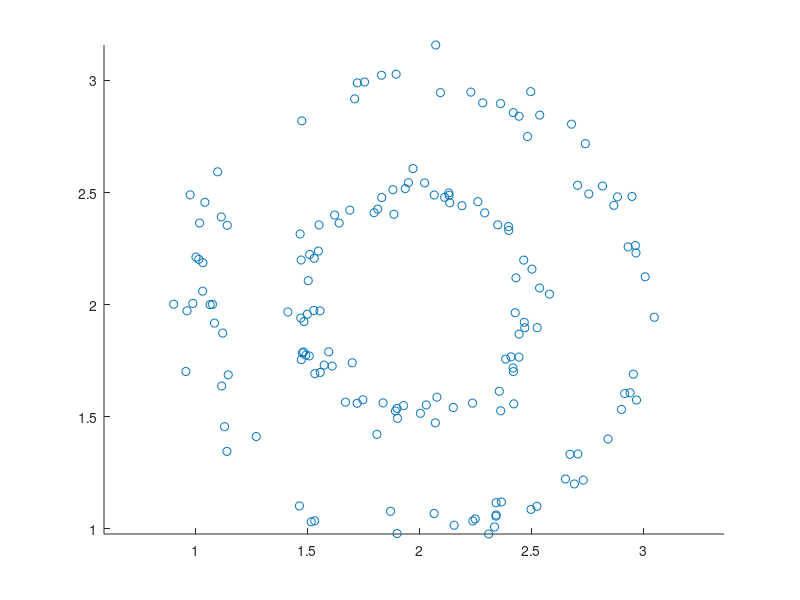
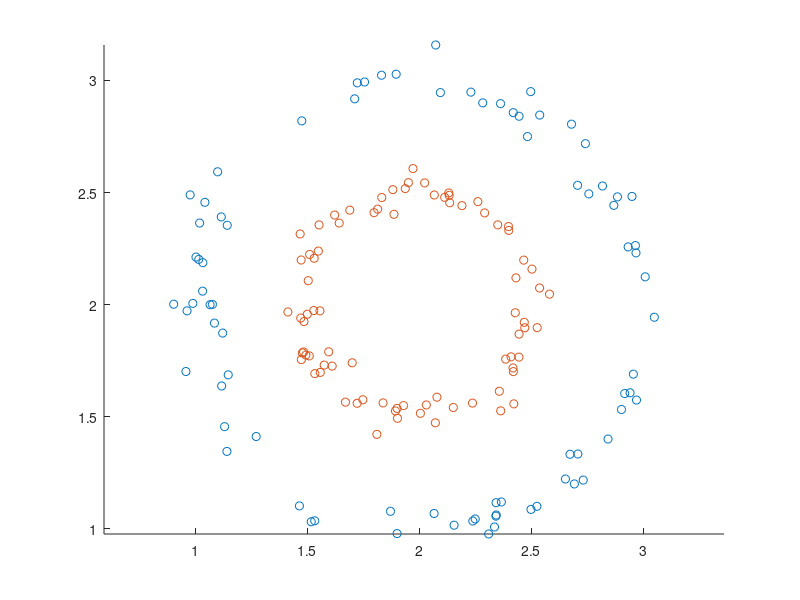

Here is the MATLAB script that generated these plots, in order: (Note: this script raises an error after producing the figures.)
% number of observations (rows)
m = 80;

% generate simulated data
t1 = rand(m,1)*2*pi;
t2 = rand(m,1)*2*pi;
r1 = 1 + randn(m,1)*.05;
r2 = .5 + randn(m,1)*.05;
x1 = 2 + r1 .* cos(t1);
y1 = 2 + r1 .* sin(t1);
x2 = 2 + r2 .* cos(t2);
y2 = 2 + r2 .* sin(t2);

x = [x1; x2];
y = [y1; y2];

figure(1)
scatter(x,y)
axis equal

figure(2)
scatter(x1,y1)
hold on
scatter(x2,y2)
hold off
axis equal

% data matrix
X = [x y];

% create kernel function
sigma = 10;
rbf = @ (x,y) exp(-norm(x - y)^2 / sigma^2);

%% Compute the kpca for X using the Gaussian kernel rbf
[V, D] = kpca(X, rbf);

function [A,D] = kpca(X, k)
% Kernel PCA
% 
% Parameters
% ----------
%   X : data matrix
%   k : kernel function
% 
% Outputs
% -------

% Center data matrix
X0 = X - mean(X,1);

% Compute the kernel (Gram) matrix.
G = gramian(X0,k);

% center the kernel matrix
nrows = size(G,1);
N = ones(nrows)/nrows;
G = G - N * G - G * N + N * G * N;

% Diagonalize the Gram matrix.
[A,D,~] = eig(G);

% Sort eigenvectors and eigenvalues
lam = diag(D);
[lam,idx] = sort(lam);
A = A(:,idx);

% Get projection in feature space.
% V phi(x) = sum alpha_i * k(x_i, x), i=1..n

end

function G = gramian(X, k)
% Compute the Gram matrix.
% Warning: This will compute the entire matrix. Not a good idea if there
% are more than 50,000 columns.

[~,ncols] = size(X);

G = zeros(ncols);

for i = 1:ncols
    for j = 1:ncols
        G(i,j) = k(X(:,i),X(:,j));
    end
end
end